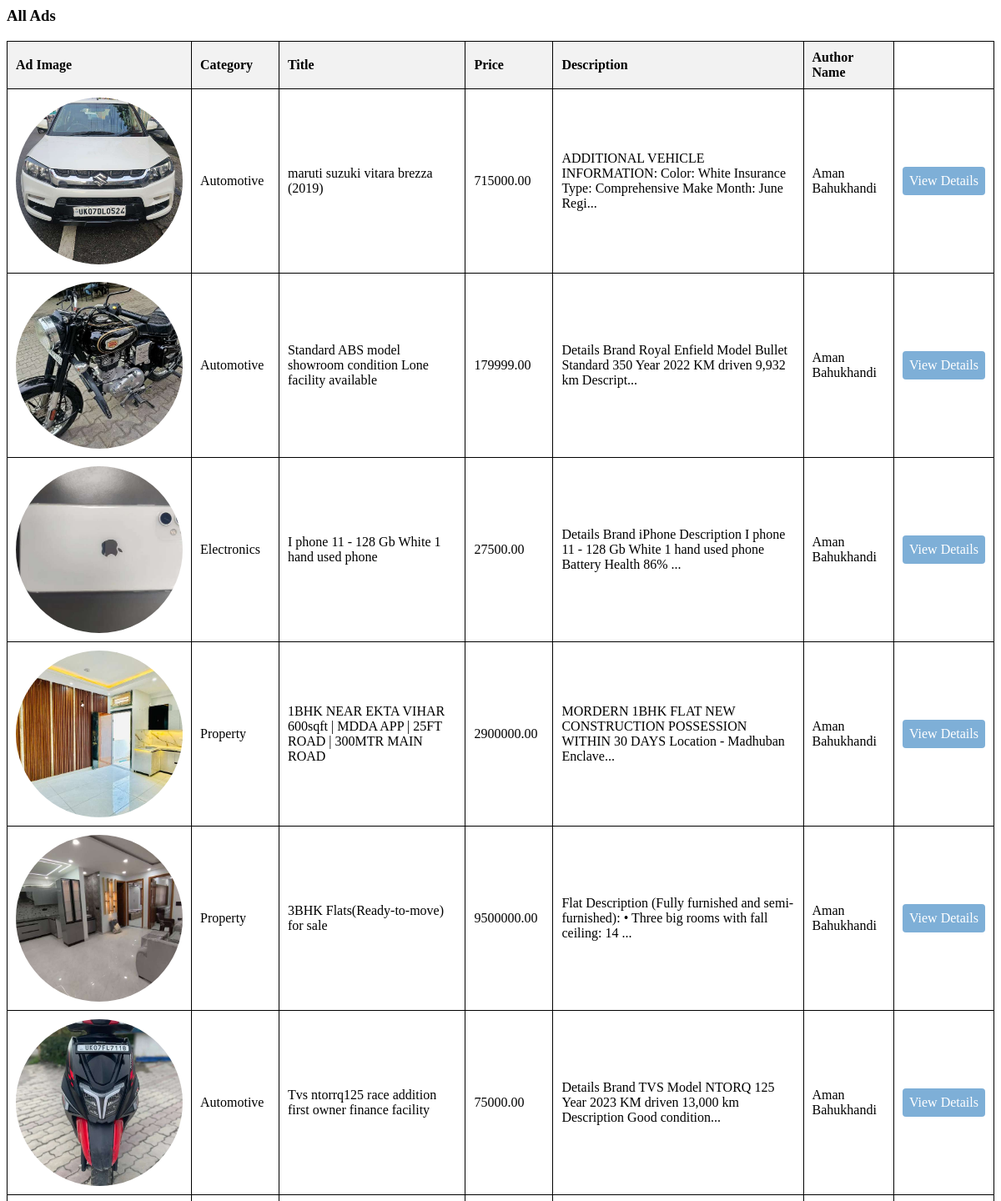
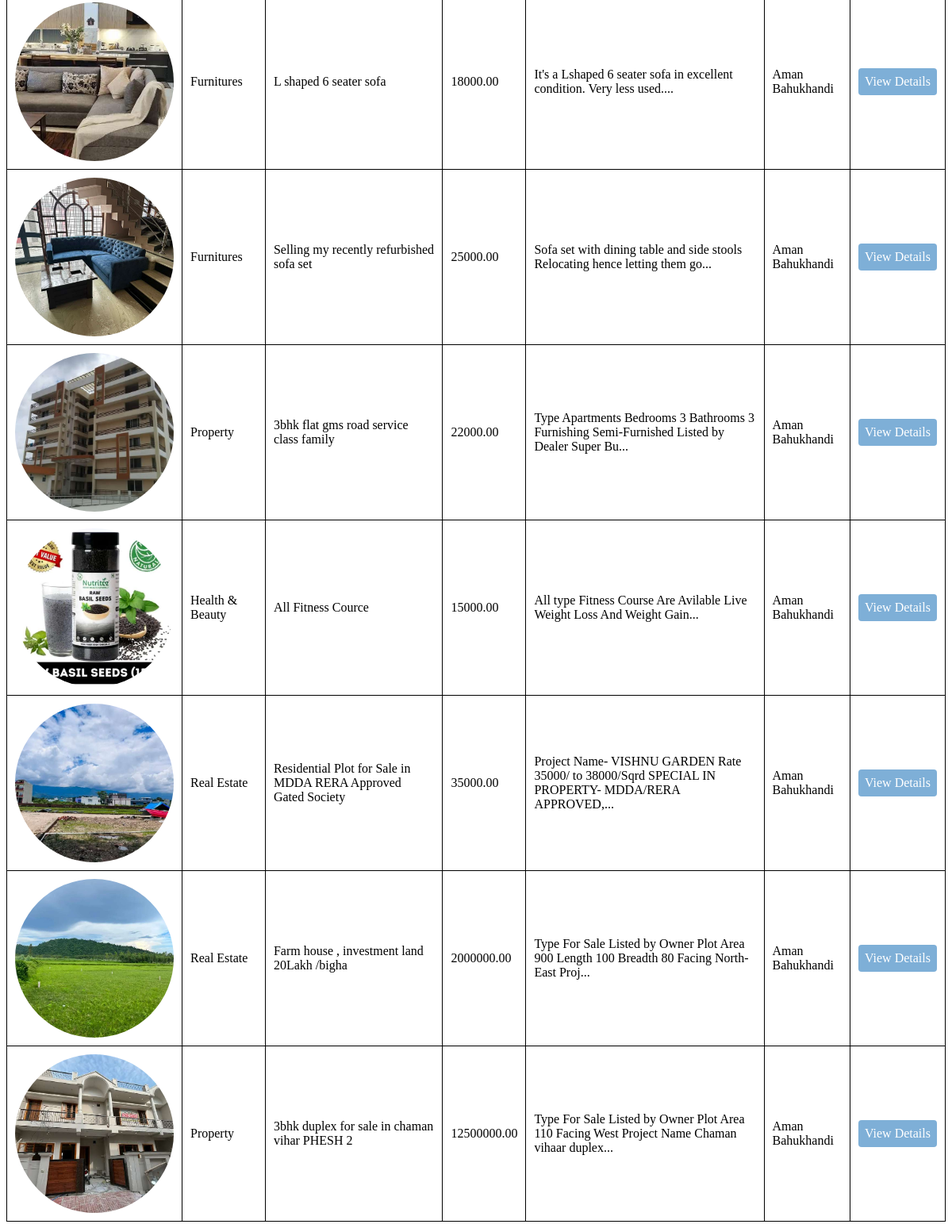
The app's page /admin/all_ads.php with its own data (2 pictures, top to bottom).
### tables this page shows
CREATE TABLE `featured_ads` (
  `id` int NOT NULL AUTO_INCREMENT,
  `user_id` int NOT NULL,
  `image` varchar(255) NOT NULL,
  `icon_class` varchar(255) DEFAULT 'default-icon',
  `author_image` varchar(255) NOT NULL,
  `author_name` varchar(255) NOT NULL,
  `author_role` varchar(255) NOT NULL,
  `category` varchar(255) NOT NULL,
  `title` varchar(255) NOT NULL,
  `rating` int NOT NULL,
  `rating_count` int NOT NULL,
  `time_ago` varchar(255) NOT NULL,
  `location` varchar(255) NOT NULL,
  `price` decimal(10,2) NOT NULL,
  `description` text,
  `reference_images` text,
  PRIMARY KEY (`id`)
);

CREATE TABLE `users` (
  `id` int NOT NULL AUTO_INCREMENT,
  `name` varchar(100) NOT NULL,
  `email` varchar(100) NOT NULL,
  `password` varchar(255) NOT NULL,
  `created_at` timestamp NULL DEFAULT CURRENT_TIMESTAMP,
  `profile_photo` varchar(255) DEFAULT 'assets/images/default-profile.png',
  `address` varchar(255) DEFAULT NULL,
  `phone_number` varchar(20) DEFAULT NULL,
  `role` enum('user','admin') DEFAULT 'user',
  PRIMARY KEY (`id`),
  UNIQUE KEY `email` (`email`)
);

### admin/models/AdminModel.php (called while the page is built, shortened)
<?php
require_once '/OLX_MODEL/clasifico/Models/database.php';
class AdminModel {
    private $db;
    public function __construct() {
        $database = new Database();
        $this->db = $database->getConnection();
    }
    public function getAds() {
        $query = "
            SELECT
                fa.id, fa.image, fa.category, fa.title, fa.price, fa.description, u.name AS author_name
            FROM
                featured_ads fa
            JOIN
                users u ON fa.user_id = u.id
        ";
        $result = $this->db->query($query);
        return $result->fetch_all(MYSQLI_ASSOC);
    }
}
?>

### clasifico/Models/database.php (called while the page is built, shortened)
<?php
class Database {
    private $host = "localhost";
    private $username = "root";
    private $password = "aman@2002";
    private $dbname = "olx_clone";
    public function getConnection() {
        $this->conn = null;
        try {
            $this->conn = new mysqli($this->host, $this->username, $this->password, $this->dbname);
        } catch (Exception $e) {
            echo "Connection error: " . $e->getMessage();
        }
        return $this->conn;
    }
}
?>

### admin/all_ads.php (the view, shortened to what this page needs)
<?php
require_once '../admin/models/AdminModel.php';
$adminModel = new AdminModel();
$ads = $adminModel->getAds();
?>
<div class="content-section" id="all-users">
    <h3>All Ads</h3>
    <table>
        <thead>
            <tr>
                <th>Ad Image</th>
                <th>Category</th>
                <th>Title</th>
                <th>Price</th>
                <th>Description</th>
                <th>Author Name</th>
            </tr>
        </thead>
        <tbody>
            <?php if (!empty($ads)): ?>
                <?php foreach ($ads as $ad): ?>
                    <tr>
                        <td>
                            <?php
                            $adImagePath = '../clasifico/' . $ad['image'];
                            if (!empty($ad['image']) && file_exists($adImagePath)): ?>
                                <img src="<?php echo htmlspecialchars($adImagePath); ?>" class="ad-image" alt="Ad Image">
                            <?php else: ?>
                                <img src="../assets/images/default-ad.png" class="ad-image" alt="Default Ad Image">
                            <?php endif; ?>
                        </td>
                        <td><?php echo htmlspecialchars($ad['category']); ?></td>
                        <td><?php echo htmlspecialchars($ad['title']); ?></td>
                        <td><?php echo htmlspecialchars($ad['price']); ?></td>
                        <td><?php echo htmlspecialchars(substr($ad['description'], 0, 100)); ?>...</td>
                        <td><?php echo htmlspecialchars($ad['author_name']); ?></td>
                        <td><a id="viewDetails" role="button" href="../clasifico/browse-ads-details.php?id=<?php echo htmlspecialchars($ad['id']); ?>">View Details</a></td>
                    </tr>
                <?php endforeach; ?>
            <?php else: ?>
                <tr>
                    <td colspan="6">No ads found.</td>
                </tr>
            <?php endif; ?>
        </tbody>
    </table>
</div>

### admin/all_ads.php (style rules this page uses)
table { width: 100%; border-collapse: collapse; }
table, th, td { border: 1px solid black; }
th { background-color: #f2f2f2; }
img.ad-image { height: 200px; aspect-ratio: 1; object-fit: cover; border-radius: 50%; }

### records on screen
featured_ads: image (picture), category "Automotive", title "maruti suzuki vitara brezza (2019)", price "715000.00", description "ADDITIONAL VEHICLE INFORMATION: Color: White Insurance Type: Comprehensive Make Month: June Regi", users.name "Aman Bahukhandi"
featured_ads: image (picture), category "Automotive", title "Standard ABS model showroom condition Lone facility available", price "179999.00", description "Details Brand Royal Enfield Model Bullet Standard 350 Year 2022 KM driven 9,932 km Descript", users.name "Aman Bahukhandi"
featured_ads: image (picture), category "Electronics", title "I phone 11 - 128 Gb White 1 hand used phone", price "27500.00", description "Details Brand iPhone Description I phone 11 - 128 Gb White 1 hand used phone Battery Health 86%", users.name "Aman Bahukhandi"
featured_ads: image (picture), category "Property", title "1BHK NEAR EKTA VIHAR 600sqft | MDDA APP | 25FT ROAD | 300MTR MAIN ROAD", price "2900000.00", description "MORDERN 1BHK FLAT NEW CONSTRUCTION POSSESSION WITHIN 30 DAYS Location - Madhuban Enclave", users.name "Aman Bahukhandi"
featured_ads: image (picture), category "Property", title "3BHK Flats(Ready-to-move) for sale", price "9500000.00", description "Flat Description (Fully furnished and semi-furnished): • Three big rooms with fall ceiling: 14", users.name "Aman Bahukhandi"
featured_ads: image (picture), category "Automotive", title "Tvs ntorrq125 race addition first owner finance facility", price "75000.00", description "Details Brand TVS Model NTORQ 125 Year 2023 KM driven 13,000 km Description Good condition", users.name "Aman Bahukhandi"
featured_ads: image (picture), category "Furnitures", title "L shaped 6 seater sofa", price "18000.00", description "It's a Lshaped 6 seater sofa in excellent condition. Very less used.", users.name "Aman Bahukhandi"
featured_ads: image (picture), category "Furnitures", title "Selling my recently refurbished sofa set", price "25000.00", description "Sofa set with dining table and side stools Relocating hence letting them go", users.name "Aman Bahukhandi"
featured_ads: image (picture), category "Property", title "3bhk flat gms road service class family", price "22000.00", description "Type Apartments Bedrooms 3 Bathrooms 3 Furnishing Semi-Furnished Listed by Dealer Super Bu", users.name "Aman Bahukhandi"
featured_ads: image (picture), category "Health & Beauty", title "All Fitness Cource", price "15000.00", description "All type Fitness Course Are Avilable Live Weight Loss And Weight Gain", users.name "Aman Bahukhandi"
featured_ads: image (picture), category "Real Estate", title "Residential Plot for Sale in MDDA RERA Approved Gated Society", price "35000.00", description "Project Name- VISHNU GARDEN Rate 35000/ to 38000/Sqrd SPECIAL IN PROPERTY- MDDA/RERA APPROVED,", users.name "Aman Bahukhandi"
featured_ads: image (picture), category "Real Estate", title "Farm house , investment land 20Lakh /bigha", price "2000000.00", description "Type For Sale Listed by Owner Plot Area 900 Length 100 Breadth 80 Facing North-East Proj", users.name "Aman Bahukhandi"
featured_ads: image (picture), category "Property", title "3bhk duplex for sale in chaman vihar PHESH 2", price "12500000.00", description "Type For Sale Listed by Owner Plot Area 110 Facing West Project Name Chaman vihaar duplex", users.name "Aman Bahukhandi"
